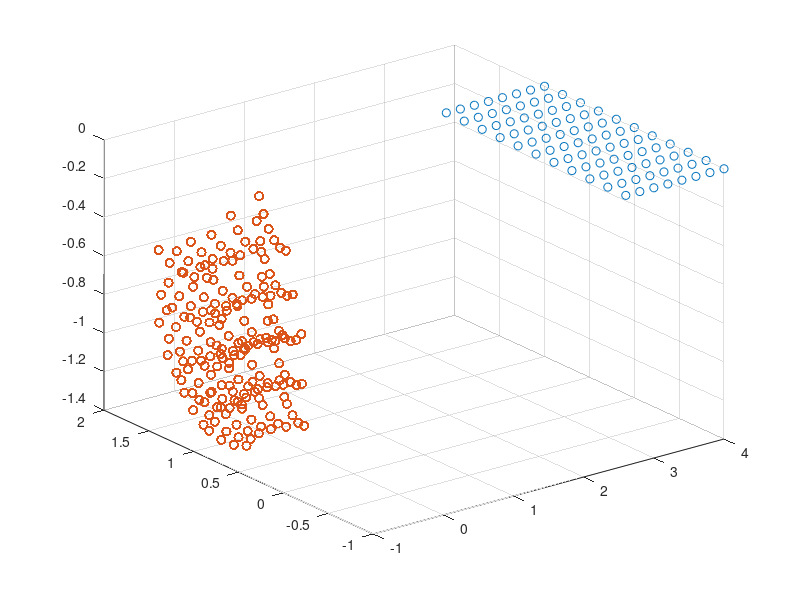
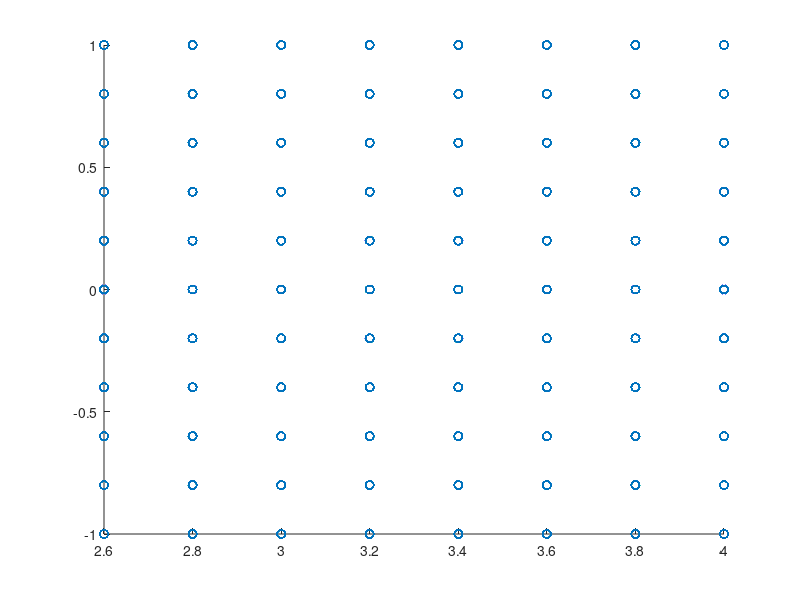

The MATLAB script that drew these images, in order:
[sprays_x, sprays_y] = meshgrid(2.6 : 0.2 : 4.0, -1.0 : 0.2 : 1.0);
sprays_x = reshape(sprays_x, [], 1);
sprays_y = reshape(sprays_y, [], 1);
% scatter(sprays_x, sprays_y);
% figure();

gt_proj = [
	434.8289178042981	0					500.5	0;
	0					434.8289178042981	330.5	0;
	0					0					1		0
];

camera_premod = [
	0 0  1 0;
	0 -1 0 0;
	1 0  0 0;
	0 0 0 1
];

gt_CAM_to_FOREARM = [
	1 0 0 0;
	0 1 0 0;
	0 0 1 0;
	0 0 0 1
];
gt_FLANGE_to_HEAD = [
	1 0 0 0;
	0 1 0 0;
	0 0 1 0;
	0 0 0 1
];

FOREARM_to_BASE_all = csvread('arm_positions.csv');
FOREARM_to_BASE_all = FOREARM_to_BASE_all(:, 1 : end - 1);
FOREARM_to_BASE_all = reshape(FOREARM_to_BASE_all, [], 4, 4);
for i = 1 : size(FOREARM_to_BASE_all, 1)
	%They get read in transposed for some reason.
	FOREARM_to_BASE_all(i, :, :) = camera_premod * squeeze(FOREARM_to_BASE_all(i, :, :))';
end

BASE_to_FLANGE_all = nan(size(sprays_x, 1), 4, 4);
for i = 1 : size(sprays_x, 1)
	BASE_to_FLANGE_all(i, :, :) = [
		1  0  0 sprays_x(i);
		0 -1  0 sprays_y(i);
		0  0 -1 0.2
		0  0  0 1
	];
end

HEAD_to_POINT = [
	1 0 0 0;
	0 1 0 0;
	0 0 1 0.2;
	0 0 0 1
];

data_lines = nan(size(BASE_to_FLANGE_all, 1) * size(FOREARM_to_BASE_all, 1), 34);

btps = nan(size(BASE_to_FLANGE_all, 1), 3);
btfs = nan(size(data_lines, 1), 3);

i = 1;
for s = 1 : size(BASE_to_FLANGE_all, 1)
	BASE_to_FLANGE = squeeze(BASE_to_FLANGE_all(s, :, :));
	BASE_to_POINT = BASE_to_FLANGE * gt_FLANGE_to_HEAD * HEAD_to_POINT;
	%BASE_to_POINT = BASE_to_FLANGE * HEAD_to_POINT;
	
	btps(s, 1) = BASE_to_POINT(1, 4);
	btps(s, 2) = BASE_to_POINT(2, 4);
	btps(s, 3) = BASE_to_POINT(3, 4);
	
	for v = 1 : size(FOREARM_to_BASE_all, 1)
		FOREARM_to_BASE = squeeze(FOREARM_to_BASE_all(v, :, :));
		%CAM_to_POINT = gt_CAM_to_FOREARM * FOREARM_to_BASE * BASE_to_POINT;
		CAM_to_POINT = BASE_to_POINT;
		
		point = [CAM_to_POINT(1, 4); CAM_to_POINT(2, 4); CAM_to_POINT(3, 4); 1];
		projected_point = gt_proj * point;
		
		data_lines(i, :) = [
			reshape(BASE_to_FLANGE, 1, []) reshape(FOREARM_to_BASE, 1, []) 0 0
		];
		%data_lines(i, 33) = projected_point(1) / projected_point(3);
		%data_lines(i, 34) = projected_point(2) / projected_point(3);
		data_lines(i, 33) = point(1);
		data_lines(i, 34) = point(2);
		
		btfs(i, 1) = FOREARM_to_BASE(1, 4);
		btfs(i, 2) = FOREARM_to_BASE(2, 4);
		btfs(i, 3) = FOREARM_to_BASE(3, 4);
		
		i = i + 1;
	end
end

squeeze(BASE_to_FLANGE_all(1, :, :))

scatter3(btps(:, 1), btps(:, 2), btps(:, 3));
hold on;
scatter3(btfs(:, 1), btfs(:, 2), btfs(:, 3));
hold off;

figure();
scatter(data_lines(:, 33), data_lines(:, 34));

csvwrite('synthetic_data_all_ident_btof_only_noproj.csv', data_lines);